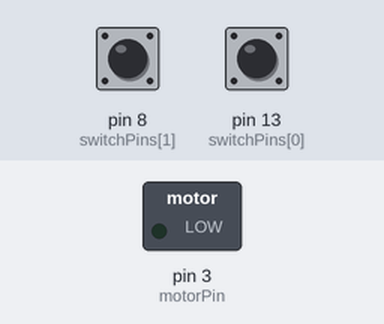
The sketch below on a simulated Arduino Uno, built with avr-gcc and run on an emulated ATmega328P. Parts: switched loads named in the sketch (green lamp = pin HIGH). The test bench sets the inputs (shaded band); at power-on: pin 13 (switchPins[0]) HIGH, pin 8 (switchPins[1]) HIGH.

Above: at 1.2 s.
1.3 s: pin 13 (switchPins[0]) pulled LOW for 0.15 s
At 2.5 s:
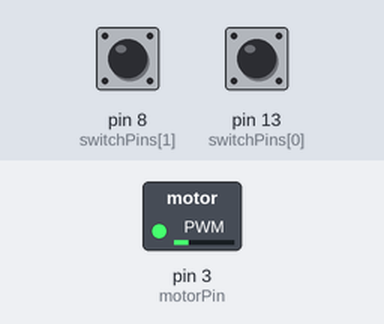
2.9 s: pin 8 (switchPins[1]) pulled LOW for 0.15 s
At 3.7 s:
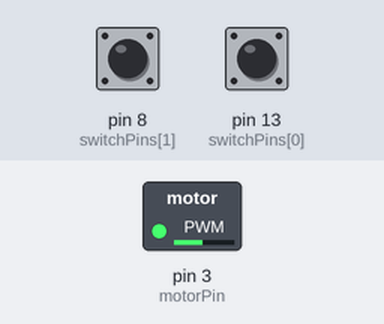
4.5 s: pin 8 (switchPins[1]) pulled LOW for 1 s
At 5.0 s:
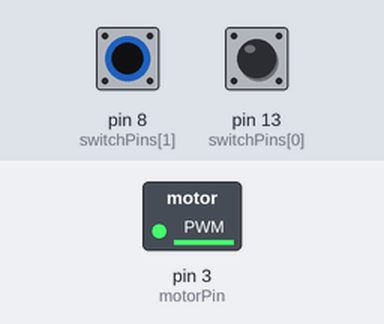
7.0 s: pin 8 (switchPins[1]) pulled LOW for 3.2 s
At 8.1 s:
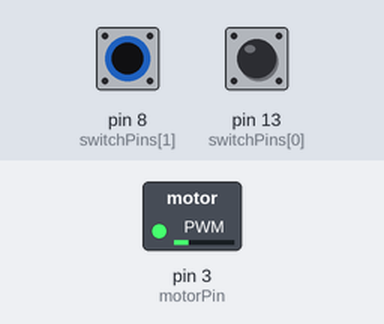
11.7 s: pin 13 (switchPins[0]) pulled LOW for 1 s
At 12.9 s:
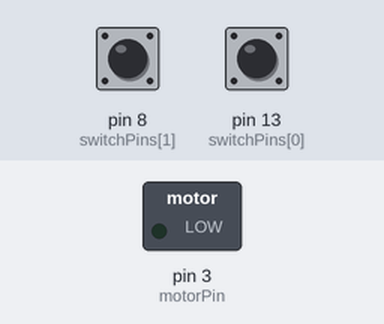
14.2 s: pin 13 (switchPins[0]) pulled LOW for 3.2 s
At 14.8 s:
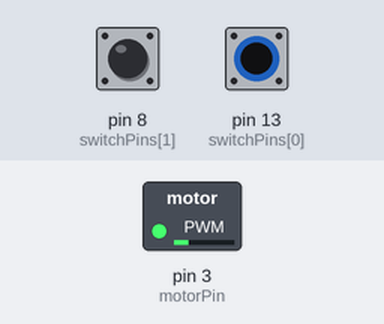
Timing chart, 0 to 17.2 s (numbered marks = the images above; inputs shaded):
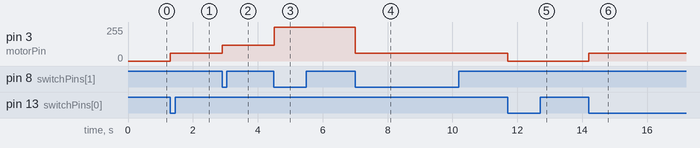

The sketch:

FanController5.ino
```cpp
/*扇風機を作ろう！その5
   内容
   タッチセンサを押すたびにファン（モータ）のON/OFFが切り替わる
   もう一つのタッチセンサでモータの強中弱を切り替える
   配列を用いてプログラムを整理
*/
const int switchPins[] = {13, 8}; // スイッチのピンの配列
const int motorPin = 3; // モータを動かすピン
int switchState = 0; // スイッチの今の状態
int old_switchStates[] = {0, 0}; // 一回前のスイッチの状態
bool isRunning = false; // モータを動かすかどうか false:動かさない, true:動かす
int motorSpeeds[] = {60, 120, 254}; // モータスピードを格納
int fanMode = 0;

// Arduinoが起動した時，1度だけ実行
void setup() {
  for (int i = 0; i < 2; i++) { // 2回繰り返す
    pinMode(switchPins[i], INPUT_PULLUP);
  }
  pinMode(motorPin, OUTPUT); // モータピンをoutputにする
}

// 起動中ずっと実行
void loop() {
  for (int i = 0; i < 2; i++) {
    switchState =  digitalRead(switchPins[i]); // 今の状態を取得
    if (switchState == LOW && old_switchStates[i] == HIGH) {
      if (i == 0) { // 電源用ピンの場合
        isRunning = !isRunning; // 動きを切り替える
      }
      else if (i == 1) { // ファンの強さ制御ピンの場合
        fanMode++;
        if (fanMode > 2) fanMode = 0; // fanModeが3の場合，0に切り替える
      }
    }
    old_switchStates[i] = switchState; // 前の情報に今の情報を上書き
  }

  if (isRunning) { // もし動かすなら
    analogWrite(motorPin, motorSpeeds[fanMode]); // モータに電流を流す
  }
  else { // 動かさなければ
    analogWrite(motorPin, 0); // モータに電流を流さない
  }

  delay(100); //動作安定用
}
```

Measured:
- after the input at 1.3 s, pin 3 (motorPin): 0/255 → 60/255 at once
- after the input at 2.9 s, pin 3 (motorPin): 60/255 → 120/255 at once
- after the input at 4.5 s, pin 3 (motorPin): 120/255 → 254/255 at once
- after the input at 7.0 s, pin 3 (motorPin): 254/255 → 60/255 at once
- after the input at 11.7 s, pin 3 (motorPin): 60/255 → 0/255 at once
- after the input at 14.2 s, pin 3 (motorPin): 0/255 → 60/255 at once
